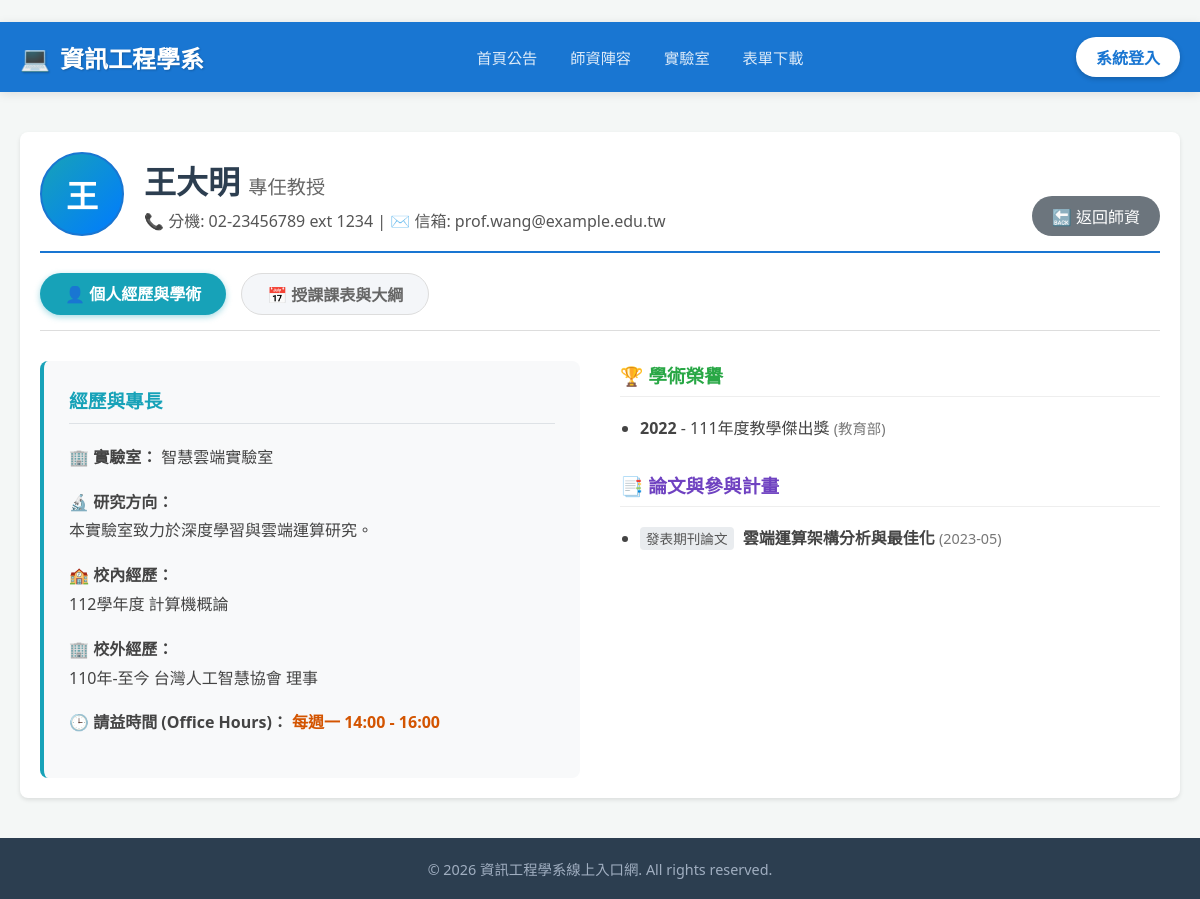
Page /index.php?page=teacher_detail&id=1&view=profile on the committed database.
### tables this page shows
CREATE TABLE Teachers (
    teacher_id INT AUTO_INCREMENT PRIMARY KEY,
    user_id INT NOT NULL,
    name VARCHAR(100) NOT NULL,
    title VARCHAR(100),
    avatar_path VARCHAR(255) DEFAULT NULL COMMENT '老師頭像圖片路徑',  
    department VARCHAR(100) DEFAULT '資訊工程學系',
    phone VARCHAR(20),
    email VARCHAR(100),
    office_hours VARCHAR(100) DEFAULT NULL COMMENT '請益時間',
    lab_name VARCHAR(100) DEFAULT NULL COMMENT '實驗室名稱',
    lab_info TEXT DEFAULT NULL COMMENT '實驗室簡介與研究方向',
    teaching_experience TEXT DEFAULT NULL COMMENT '校內教學經歷',
    external_experience TEXT DEFAULT NULL COMMENT '校外經歷',
    FOREIGN KEY (user_id) REFERENCES Users(id) ON DELETE CASCADE
);

CREATE TABLE AcademicHonors (
    honor_id INT AUTO_INCREMENT PRIMARY KEY,
    teacher_id INT NOT NULL,
    honor_name VARCHAR(255) NOT NULL,
    awarding_body VARCHAR(255),
    award_year INT,
    FOREIGN KEY (teacher_id) REFERENCES Teachers(teacher_id) ON DELETE CASCADE
);

CREATE TABLE Publications (
    work_id INT AUTO_INCREMENT PRIMARY KEY,
    teacher_id INT NOT NULL,
    work_type VARCHAR(100) NOT NULL,
    title VARCHAR(255) NOT NULL,
    authors TEXT COMMENT '其他作者(不含教師本人)',
    publish_year VARCHAR(50),
    FOREIGN KEY (teacher_id) REFERENCES Teachers(teacher_id) ON DELETE CASCADE
);

### modules/public/teacher_detail.php (the view, shortened to what this page needs)
<?php
$teacher_id = isset($_GET['id']) ? intval($_GET['id']) : 0;
$view = isset($_GET['view']) ? $_GET['view'] : 'profile';
$stmt = $conn->prepare("SELECT * FROM Teachers WHERE teacher_id = ?");
$stmt->bind_param("i", $teacher_id);
$stmt->execute();
$teacher = $stmt->get_result()->fetch_assoc();
if (!$teacher) {
    echo "<div class='card'><h2>⚠️ 查無此教師</h2><p>找不到該教師的資料。</p></div>";
} else {
?>
<div class="card" style="max-width: 1200px; margin: 0 auto; box-sizing: border-box;">
    <div style="display: flex; justify-content: space-between; align-items: flex-end; border-bottom: 2px solid #1976d2; padding-bottom: 15px; margin-bottom: 20px;">
        <div style="display: flex; align-items: center; gap: 20px;">
            <?php
            $avatar = (!empty($teacher['avatar_path']) && file_exists($teacher['avatar_path'])) ? $teacher['avatar_path'] : '';
            if ($avatar) {
                echo "<img src='{$avatar}' style='width: 80px; height: 80px; border-radius: 50%; object-fit: cover; border: 2px solid #1976d2;'>";
            } else {
                $f_char = function_exists('mb_substr') ? mb_substr($teacher['name'], 0, 1, 'UTF-8') : '👤';
                echo "<div style='width: 80px; height: 80px; border-radius: 50%; background: linear-gradient(135deg, #17a2b8, #007bff); color: #fff; display: flex; align-items: center; justify-content: center; font-size: 2rem; font-weight: bold; border: 2px solid #1976d2;'>{$f_char}</div>";
            }
            ?>
            <div>
                <h2 style="margin: 0; color: #2c3e50; font-size: 2em;"><?php echo htmlspecialchars($teacher['name']); ?> <span style="font-size: 0.6em; color: #666; font-weight: normal;"><?php echo htmlspecialchars($teacher['title']); ?></span></h2>
                <p style="margin: 5px 0 0 0; color: #555;">📞 分機: <?php echo htmlspecialchars($teacher['phone'] ?? '未提供'); ?> | ✉️ 信箱: <?php echo htmlspecialchars($teacher['email'] ?? '未提供'); ?></p>
            </div>
        </div>
        <a href="index.php?page=faculty" class="btn" style="background: #6c757d; padding: 8px 20px; border-radius: 20px; text-decoration: none;">🔙 返回師資</a>
    </div>
    <div style="display: flex; gap: 15px; margin-bottom: 30px; border-bottom: 1px solid #ddd; padding-bottom: 15px;">
        <a href="index.php?page=teacher_detail&id=<?php echo $teacher_id; ?>&view=profile"
           style="text-decoration: none; padding: 8px 25px; border-radius: 25px; font-weight: bold; transition: 0.2s; <?php echo $view == 'profile' ? 'background: #17a2b8; color: #fff; box-shadow: 0 2px 6px rgba(23,162,184,0.4);' : 'background: #f4f6f9; color: #666; border: 1px solid #ddd;'; ?>">
           👤 個人經歷與學術
        </a>
        <a href="index.php?page=teacher_detail&id=<?php echo $teacher_id; ?>&view=schedule"
           style="text-decoration: none; padding: 8px 25px; border-radius: 25px; font-weight: bold; transition: 0.2s; <?php echo $view == 'schedule' ? 'background: #28a745; color: #fff; box-shadow: 0 2px 6px rgba(40,167,69,0.4);' : 'background: #f4f6f9; color: #666; border: 1px solid #ddd;'; ?>">
           📅 授課課表與大綱
        </a>
    </div>
    <?php if ($view == 'profile'): ?>
        <div style="display: grid; grid-template-columns: repeat(auto-fit, minmax(400px, 1fr)); gap: 40px;">
            <div style="background: #f8f9fa; padding: 25px; border-radius: 8px; border-left: 4px solid #17a2b8;">
                <h3 style="color: #17a2b8; margin-top: 0; border-bottom: 1px solid #dee2e6; padding-bottom: 10px;">經歷與專長</h3>
                <div style="line-height: 1.8; color: #444;">
                    <p><strong>🏢 實驗室：</strong> <?php echo htmlspecialchars($teacher['lab_name'] ?? '尚未填寫'); ?></p>
                    <p><strong>🔬 研究方向：</strong><br><?php echo nl2br(htmlspecialchars($teacher['lab_info'] ?? '尚未填寫')); ?></p>
                    <p><strong>🏫 校內經歷：</strong><br><?php echo nl2br(htmlspecialchars($teacher['teaching_experience'] ?? '尚未填寫')); ?></p>
                    <p><strong>🏢 校外經歷：</strong><br><?php echo nl2br(htmlspecialchars($teacher['external_experience'] ?? '尚未填寫')); ?></p>
                    <p><strong>🕒 請益時間 (Office Hours)：</strong> <span style="color:#d35400; font-weight:bold;"><?php echo htmlspecialchars($teacher['office_hours'] ?? '未提供'); ?></span></p>
                </div>
            </div>
            <div>
                <?php
                $honors = $conn->query("SELECT * FROM AcademicHonors WHERE teacher_id = $teacher_id ORDER BY award_year DESC");
                if ($honors->num_rows > 0) {
                    echo "<h3 style='color: #28a745; border-bottom: 1px solid #eee; padding-bottom: 8px; margin-top: 0;'>🏆 學術榮譽</h3>";
                    echo "<ul style='line-height: 1.6; color: #444; padding-left: 20px; margin-bottom: 30px;'>";
                    while($h = $honors->fetch_assoc()) {
                        echo "<li><strong>{$h['award_year']}</strong> - " . htmlspecialchars($h['honor_name']) . " <span style='color:#777; font-size:0.9em;'>(" . htmlspecialchars($h['awarding_body']) . ")</span></li>";
                    }
                    echo "</ul>";
                }
                $pubs = $conn->query("SELECT * FROM Publications WHERE teacher_id = $teacher_id ORDER BY publish_year DESC");
                if ($pubs->num_rows > 0) {
                    echo "<h3 style='color: #6f42c1; border-bottom: 1px solid #eee; padding-bottom: 8px;'>📑 論文與參與計畫</h3>";
                    echo "<ul style='line-height: 1.6; color: #444; padding-left: 20px;'>";
                    while($p = $pubs->fetch_assoc()) {
                        echo "<li style='margin-bottom: 10px;'>";
                        echo "<span style='background: #e9ecef; padding: 2px 6px; border-radius: 4px; font-size: 0.85em; color: #555; margin-right: 5px;'>" . htmlspecialchars($p['work_type']) . "</span> ";
                        echo "<strong>" . htmlspecialchars($p['title']) . "</strong> ";
                        echo "<span style='color:#777; font-size:0.9em;'>(" . htmlspecialchars($p['publish_year']) . ")</span>";
                        echo "</li>";
                    }
                    echo "</ul>";
                }
                ?>
            </div>
        </div>
    <?php endif; ?>
</div>
<?php } ?>

### assets/css/style.css (style rules this page uses)
.card { background: #fff; border-radius: 8px; padding: 20px; box-shadow: 0 2px 4px rgba(0,0,0,0.1); margin-bottom: 20px; }
.card h2 { margin-top: 0; color: #2c3e50; }
button, .btn { padding: 8px 16px; background: #007bff; color: white; border: none; border-radius: 4px; cursor: pointer; text-decoration: none; display: inline-block; transition: all 0.3s ease; font-weight: 500; }

### index.php (style rules this page uses)
body { margin: 0; padding: 0; background-color: #f4f7f6; font-family: 'Segoe UI', Tahoma, Geneva, Verdana, sans-serif; display: flex; flex-direction: column; min-height: 100vh; }

### rows in the picture
teachers: name "王", name "王大明", title "專任教授", phone "02-23456789 ext 1234", email "prof.wang@example.edu.tw", lab_name "智慧雲端實驗室", lab_info "本實驗室致力於深度學習與雲端運算研究。", teaching_experience "112學年度 計算機概論", external_experience "110年-至今 台灣人工智慧協會 理事", office_hours "每週一 14:00 - 16:00"
academichonors: award_year "2022", honor_name "111年度教學傑出獎", awarding_body "教育部"
publications: work_type "發表期刊論文", title "雲端運算架構分析與最佳化", publish_year "2023-05"
